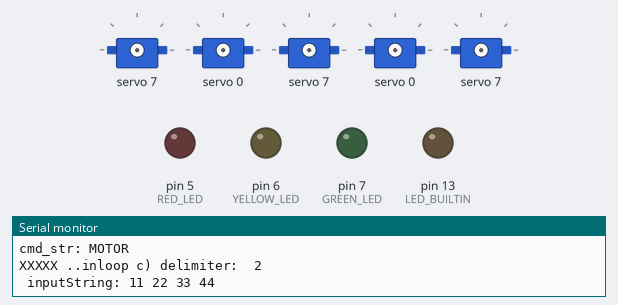
A program run on a simulated Arduino Nano, built with avr-gcc and run on an emulated ATmega328P. Parts: 5 × servo, output pins drawn as LEDs (lit = HIGH), the last lines printed to the serial monitor.

Above: at 0.6 s.
At 3.1 s:
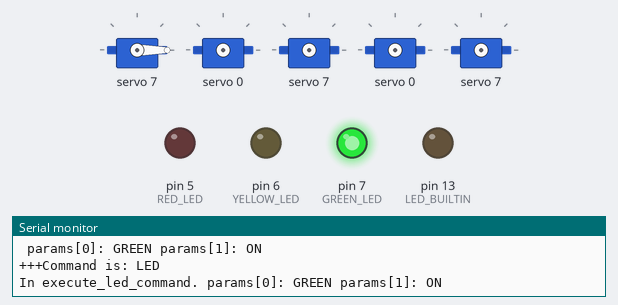
At 7.6 s:
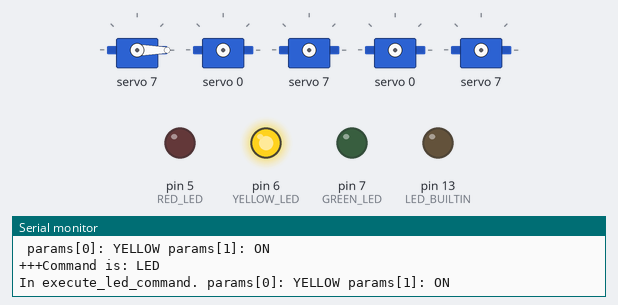
At 21.4 s:
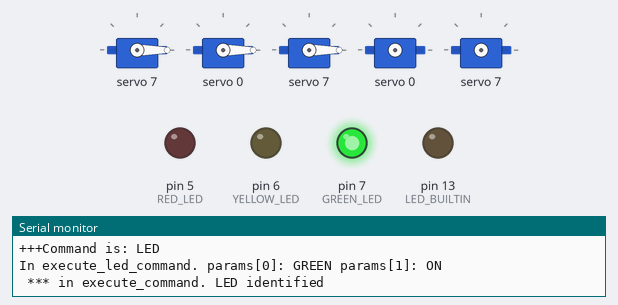
At 30.4 s:
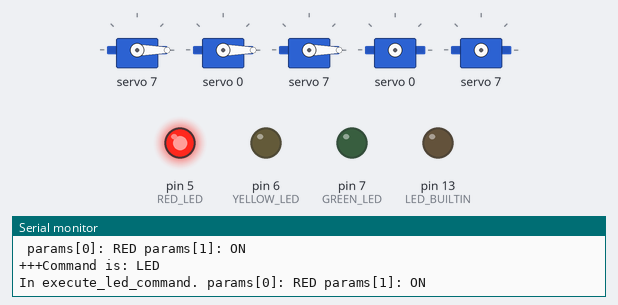
At 37.4 s:
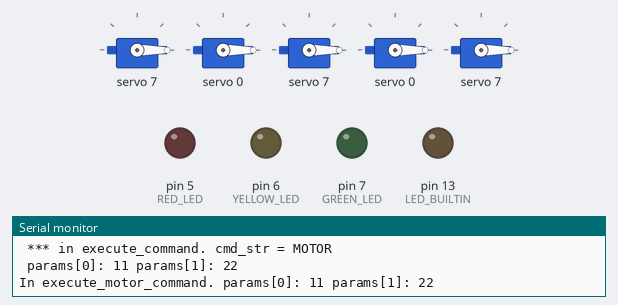
Timing chart, 0 to 40.0 s (numbered marks = the images above):
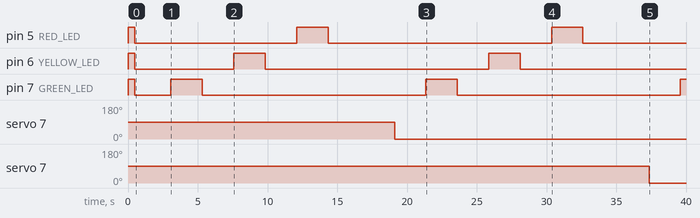

The program:

main.cpp
```cpp
#include <Arduino.h>
#include "CommandClass.h"

// Sep 5
//Adafruit_PWMServoDriver servos_control = Adafruit_PWMServoDriver();
Command current_command = Command();
spider_anatomy my_spider = spider_anatomy();


int RED_LED  = 5; // red led
int YELLOW_LED  = 6; // yellow led
int GREEN_LED  = 7; // Green Led


String inputString = "";         // a string to hold incoming data
boolean stringComplete = false;  // whether the string is complete
String commandString = "";
boolean isConnected = false;
int serialData;

int stage; // 0: wait for line. 1: got Servo num, wait for angle
            // 2 got angle, wait for time, 3: got time, wait for EOL.

//void getCommand();
bool led_stat = false;
bool red_led_on = false;  // to toggle with every communication
bool yellow_led_on = false;


void setup() {

  my_spider.servos_control.begin();
  my_spider.servos_control.setPWMFreq(60);

  inputString.reserve(200); // reserve 200 bytes for the inputString:

  pinMode(LED_BUILTIN, OUTPUT);
  pinMode(RED_LED, OUTPUT);
  pinMode(YELLOW_LED, OUTPUT);
  pinMode(GREEN_LED, OUTPUT);
  //boolean isConnected = false;
  Serial.begin(9600);
  Serial.println("I am Arduino. I am alive.");

  my_spider.leds.led_green = GREEN_LED;
  my_spider.leds.led_yellow = YELLOW_LED;
  my_spider.leds.led_red = RED_LED;

  my_spider.leds.set_led_on(RED_LED);
  my_spider.leds.set_led_on(YELLOW_LED);
  my_spider.leds.set_led_on(GREEN_LED);
  delay(500);
  my_spider.leds.set_led_off(RED_LED);
  my_spider.leds.set_led_off(YELLOW_LED);
  my_spider.leds.set_led_off(GREEN_LED);

/*
  // show signs of life
  //for (int i=0;i<2;i++) {
    digitalWrite(RED_LED, HIGH);
    digitalWrite(YELLOW_LED, HIGH);
    digitalWrite(GREEN_LED, HIGH);
    delay(400);
    digitalWrite(RED_LED, LOW);
    digitalWrite(YELLOW_LED, LOW);
    digitalWrite(GREEN_LED, LOW);
    delay(400);
  //} // end of for loop
  */
} // end of SETUP


void loop() {


current_command.inputString ="MOTOR 11 22 33 44"; // for debug
current_command.analyze();
current_command.execute_command(my_spider);
delay (2000);
current_command.inputString ="LED GREEN ON"; // for debug
current_command.analyze();
current_command.execute_command(my_spider);
delay (2000);
current_command.inputString ="LED GREEN OFF"; // for debug
current_command.analyze();
current_command.execute_command(my_spider);
delay (2000);
current_command.inputString ="LED YELLOW ON"; // for debug
current_command.analyze();
current_command.execute_command(my_spider);
delay (2000);
current_command.inputString ="LED YELLOW OFF"; // for debug
current_command.analyze();
current_command.execute_command(my_spider);
delay (2000);
current_command.inputString ="LED RED ON"; // for debug
current_command.analyze();
current_command.execute_command(my_spider);
delay (2000);
current_command.inputString ="LED RED OFF"; // for debug
current_command.analyze();
current_command.execute_command(my_spider);
delay (2000);

current_command.inputString ="MOTOR 0 0 060 0200"; // for debug
current_command.analyze();
current_command.execute_command(my_spider);

delay (2000);


return;


   if (Serial.available()) {
     serialData = Serial.read();
     if (red_led_on) {
      digitalWrite(RED_LED, LOW);
      red_led_on = false;
     }
     else {
       digitalWrite(RED_LED, HIGH);
       red_led_on = true;
     }

     if (led_stat) {
       digitalWrite(LED_BUILTIN, LOW);
       led_stat = false;
       //digitalWrite(YELLOW_LED, HIGH);
       digitalWrite(GREEN_LED, LOW);
     }
     else {
       digitalWrite(LED_BUILTIN, HIGH);
       led_stat = true;
       //digitalWrite(YELLOW_LED, LOW);
       digitalWrite(GREEN_LED, HIGH);
     }
   } // of if Serial.available()


    //serialData = Serial.read();
    //if(serialData == '1'){
    //  digitalWrite(LED_BUILTIN, HIGH);
    //}
    //else {
    //  digitalWrite(LED_BUILTIN, LOW);
    //}
//  }

  //digitalWrite(LED_BUILTIN, HIGH);   // turn the LED on
  //delay(500);                       // wait for half a second
  //digitalWrite(LED_BUILTIN, LOW);    // turn the LED off
  //delay(500);


  return;


} // of LOOP


/*
void getCommand()
{
  if(inputString.length()>0)
  {
     commandString = inputString.substring(1,5);
  }
} // of getCommand()
*/

void serialEvent() {
  if (stringComplete)
    return; // at first, stop reading commands until prev command was parsed

  while (Serial.available()) {
    // get the new byte:
    char inChar = (char)Serial.read();
    // add it to the inputString:
    inputString += inChar;
    // if the incoming character is a newline, set a flag
    // so the main loop can do something about it:
    if (inChar == '\n') {
      stringComplete = true;
    }
  }
} // of serial event
```

CommandClass.h
```cpp
#include <Arduino.h>
#include "SpiderClass.h"


class Command {
    #define MAX_NUM_OF_PARAMS 20 // assuming no more than 20 parameters
    #define DUMB_VALUE 9999  // not a valid value
    #define COMMENT 0
    #define COMMAND 1
    #define ILEGAL  2

    public:
    String inputString = "";         // a string to hold incoming data
    boolean stringComplete = false;  // whether the string is complete
    int line_type; // holds the type of the line: command/comment/ilegal
    String cmd_str = "";
    int num_of_params = 0;
    bool valid_parameters = false;
    bool valid_command_found = false;

    String params[MAX_NUM_OF_PARAMS];
    int delimiters[MAX_NUM_OF_PARAMS];

    String InString;

    Arduino_Servo_cmd_struct servo_cmd = Arduino_Servo_cmd_struct();


    void init() {
        inputString.reserve(200);
        Serial.println("Starting init in Command class");
        for ( int i = 0; i < MAX_NUM_OF_PARAMS; i++)  {
            delimiters[i]=DUMB_VALUE; // aka no value
        } // of for loop
    }; // of init()

    void analyze() {
        Serial.print("0) input_string: ");
        Serial.println(inputString);

        //bool found_command = false;
        valid_command_found = false;
        num_of_params = 0;


        if (inputString.indexOf(" ") == 0 ) {
            line_type = ILEGAL;
            Serial.println("ILEGAL");
            return;
        }

        if (inputString.indexOf("#") == 0 ) {
            line_type = COMMENT;
            Serial.println("COMMENT");
            return;
        }

        // Should be a command
        int delim_space = inputString.indexOf(" ");
        int delim_eol   = inputString.indexOf("\n");

        if ( delim_space == -1 ) { // one word must be a command
            cmd_str = inputString;
            inputString = "";
            line_type = COMMAND;
        }
        else { // extract the command from the input string
            cmd_str = inputString.substring(0,delim_space);
            inputString.remove(0,delim_space);
        };
        //Serial.print("1) delimiter:  ");
        //Serial.println(delim_space);
        //Serial.print(" inputString: ");
        //Serial.println(inputString);

        // read pamaters
        // check if the command is part os the allowed commands
        Serial.print("cmd_str: ");
        Serial.println(cmd_str);

        delim_space = inputString.indexOf(" ");
        delim_eol   = inputString.indexOf("\n");
        //Serial.print("2) delimiter:  ");
        //Serial.println(delim_space);
        //Serial.print(" inputString: ");
        //Serial.println(inputString);
        //Serial.print(" inputString length: ");
        //Serial.println(inputString.length());


        // collect all parameters

        while (inputString.length() > 0) {
            delim_space = inputString.indexOf(" ");
            delim_eol   = inputString.indexOf("\n");
            //Serial.print("..inloop a) delimiter:");
            //Serial.println(delim_space);
            //Serial.print(" inputString:");
            //Serial.println(inputString);

            // remove leading spaces
            if (delim_space == 0 ) // first member is space, then delete it and skip
            {
                inputString.remove(0,1);
                continue;
            } // of if


            // input_string has a value (not empty, no space)
            delim_space = inputString.indexOf(" ");
            delim_eol   = inputString.indexOf("\n");

            //Serial.print("..inloop b) delimiter:  ");
            //Serial.println(delim_space);
            //Serial.print("..inloop b) delimiter EOL:  ");
            //Serial.println(delim_eol);
            //Serial.print(" inputString: ");
            //Serial.println(inputString);

            if (delim_space == -1) { // last parameter
                params[num_of_params++] = inputString;
                inputString = "";
                continue;
            }

            Serial.print("XXXXX ..inloop c) delimiter:  ");
            Serial.println(delim_space);
            Serial.print(" inputString: ");
            Serial.println(inputString);
            Serial.print(" num_of_params: ");
            Serial.println(num_of_params);


            // we have at least one more space
            params[num_of_params++] = inputString.substring(0,delim_space);
            inputString.remove(0,delim_space);


        } // of while loop


//                if (CMD_STR == "MOTOR") {
//            Serial.println("motor");
//        }

    };

    void execute_command(spider_anatomy _spider) {
        Serial.print(" *** in execute_command. cmd_str = ");
        Serial.println(cmd_str);
        Serial.print(" params[0]: ");
        Serial.print(params[0]);
        Serial.print(" params[1]: ");
        Serial.println(params[1]);


        if (cmd_str == "MOTOR") {
            valid_command_found = true;
            execute_motor_command(_spider);
            return;
        } // of MOTOR command detect

        if (cmd_str == "LED") {
            valid_command_found = true;
            execute_led_command(_spider);
            Serial.println(" *** in execute_command. LED identified");
            return;
        } // of MOTOR command detect


        Serial.println("Command not recognized");

    } // of execute_command()

    // ************************************************

    void execute_motor_command(spider_anatomy __spider) {
        valid_parameters = true;
        Serial.print("In execute_motor_command. params[0]: ");
        Serial.print(params[0]);
        Serial.print(" params[1]: ");
        Serial.println(params[1]);

        if (num_of_params!=4) {
            Serial.println("ERROR: 4 pamaters are required for MOTOR command");
            return;
        } // of if

        // check params are numeric
        for (int i=0;i<4;i++) {
            if (!is_str_numeric(params[0])) {
                Serial.println("ERROR in MOTOR command: not a numeric parameter");
                return;
            } // of if
        } // of for loop


        int leg_num = params[0].toInt();
        int motor_num = params[1].toInt();
        int angle_num = params[2].toInt();
        int time_num = params[3].toInt();

        servo_cmd.servo_num = leg_num*3 + motor_num;
        servo_cmd.servo_angle = angle_num;
        servo_cmd.wait_time = time_num;
        servo_cmd.valid = true;

        __spider.left_back_leg.motor[motor_num].set_motor_to_angle(__spider.servos_control,servo_cmd);

        //__spider.left_back.motor.

        // TBD: activate servo motor accordingly

    } // of execute_motor_command()


    void execute_led_command(spider_anatomy __spider) {

        Serial.println("+++Command is: LED");
        Serial.print("In execute_led_command. params[0]: ");
        Serial.print(params[0]);
        Serial.print(" params[1]: ");
        Serial.println(params[1]);


            if (num_of_params!=2) {
                valid_parameters = false;
                Serial.println("ERROR: 2 pamaters are required for LED command");
                return;
            } // of if
            // check params and execute the command
             if (params[0] != "GREEN" && params[0] != "YELLOW" && params[0] != "RED") {
                 valid_parameters = false;
                 Serial.println("ERROR in LED command: color is wrong");
                 return;
             } // of if

             if (params[1] != "ON" && params[1] != "OFF" ) {
                 valid_parameters = false;
                 Serial.println("ERROR in LED command: should be ON or OFF");
                 return;
             } // of if


             if (params[0] == "GREEN" && params[1] == "ON") {
                __spider.leds.set_led_on(__spider.leds.led_green);
                return;
             }
             if (params[0] == "GREEN" && params[1] == "OFF") {
                __spider.leds.set_led_off(__spider.leds.led_green);
                return;
             }

            if (params[0] == "YELLOW" && params[1] == "ON") {
                __spider.leds.set_led_on(__spider.leds.led_yellow);
                return;
             }
             if (params[0] == "YELLOW" && params[1] == "OFF") {
                __spider.leds.set_led_off(__spider.leds.led_yellow);
                return;
             }

             if (params[0] == "RED" && params[1] == "ON") {
                __spider.leds.set_led_on(__spider.leds.led_red);
                return;
             }
             if (params[0] == "RED" && params[1] == "OFF") {
                __spider.leds.set_led_off(__spider.leds.led_red);
                return;
             }


            // shouldnt arrive this point
            Serial.println("What am I doing here???");

    } // of execute_led_command()


    bool is_str_numeric(String _instr) {

        for (int i=0;i<_instr.length();i++) {
            if (!isdigit(_instr.charAt(i))) {
                return false;
            }
        }

        return true;
    }

}; // of class command
```

SpiderClass.h
```cpp
#include <Arduino.h>
//#include <servo.h>
#include <Wire.h>
#include <Adafruit_PWMServoDriver.h>

#define NUM_OF_SERVOS_IN_LEG 3
#define NUM_OF_LEGS_IN_SPIDE 4


struct Arduino_Servo_cmd_struct
    {
        bool valid; // if starting with # it is a comment
        int servo_num;
        int servo_angle;
        int wait_time;
    };

class Spider_Servo
    {
        //Adafruit_PWMServoDriver servos_control = Adafruit_PWMServoDriver();
        int servoMIN = 150;
        int servoMAX = 600;


        Arduino_Servo_cmd_struct Servo_cmd;


        //Arduino_Serial_Port Servo_port;

        public:
        void set_motor_to_angle (Adafruit_PWMServoDriver _servo_cntrl, Arduino_Servo_cmd_struct _servo_cmd) {
            // TBD: write values to servo
            _servo_cntrl.setPWM(_servo_cmd.servo_num, 0, _servo_cmd.servo_angle);

        }

    }; // of Spider_Servo class
// **************************************************************

    class Spider_Leg
    {
        public:
        Spider_Servo motor[NUM_OF_SERVOS_IN_LEG];


    }; // of Spider_Leg class
// **************************************************************
    class Spider_Leds
    {
        public:
        int led_red;
        int led_yellow;
        int led_green;

        public: void set_led_on(int _led_num) {
            digitalWrite(_led_num, HIGH);
        }

        public: void set_led_off(int _led_num) {
            digitalWrite(_led_num, LOW);
        }

    }; // of Spider_Leds class
// **************************************************************
    class spider_anatomy {
        public:
        Adafruit_PWMServoDriver servos_control = Adafruit_PWMServoDriver();
        Spider_Leds leds = Spider_Leds();
        Spider_Leg left_front_leg = Spider_Leg();
        Spider_Leg left_back_leg = Spider_Leg();
        Spider_Leg right_front_leg = Spider_Leg();
        Spider_Leg right_back_leg = Spider_Leg();

    }; // of spider_anatomy class
    
```

Measured:
- by itself, pin 5 (RED_LED): goes LOW 11.6 s, HIGH 2.3 s, LOW 16.0 s, HIGH 2.3 s, then LOW
- by itself, pin 6 (YELLOW_LED): goes LOW 7.1 s, HIGH 2.3 s, LOW 16.0 s, HIGH 2.3 s, then LOW
- by itself, pin 7 (GREEN_LED): repeats every 18.3 s: HIGH 2.3 s, LOW 16.0 s
- by itself, servo 7: 90° → 0° at 19.1 s
- by itself, servo 7: 90° → 0° at 37.4 s
